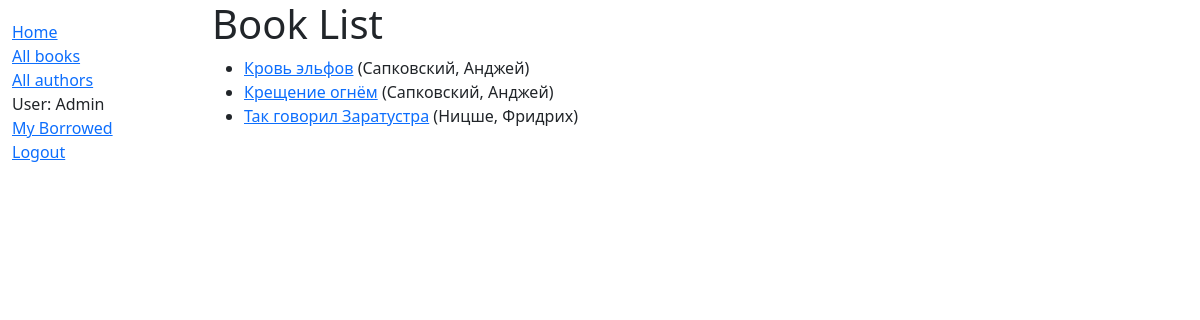
Page /catalog/books/ (signed in) on the committed database.
### catalog/models.py (models this page shows, shortened)
class Book(models.Model):
    title = models.CharField(max_length=200)
    """ В поле автор мы используем от одного к множеству(foreign key) """
    author = models.ForeignKey('Author', on_delete=models.SET_NULL, null=True)
    summary = models.CharField(max_length=1000, help_text='Аннотация к книги')
    isbn = models.CharField('ISBN', max_length=13, help_text='13 Character <a href="https://www.isbn-international.org/content/what-isbn">ISBN number</a>')
    genre = models.ManyToManyField('Genre', help_text='Выберете жанр книги')
    def get_absolute_url(self):
        return reverse('book-detail', args=[str(self.id)])
    def display_genre(self):
        """
        Creates a string for the Genre. This is required to display genre in Admin.
        """
        return ', '.join([ genre.name for genre in self.genre.all()[:3] ])
    display_genre.short_description = 'Genre'

class Author(models.Model):
    first_name = models.CharField(max_length=100)
    last_name = models.CharField(max_length=100)
    date_of_birth = models.DateField(null=True, blank=True)
    date_of_death = models.DateField('Died', null=True, blank=True)
    def __str__(self):
        return '%s, %s' % (self.last_name, self.first_name)

### catalog/views.py (the view)
class BookListView(generic.ListView):
    model = Book
    paginate_by = 10

### catalog/templates/catalog/book_list.html
{% extends "base_generic.html" %}
{% block content %}
    <h1>Book List</h1>
    {% if book_list %}
    <ul>
      {% for book in book_list %}
      <li>
        <a href="{{ book.get_absolute_url }}">{{ book.title }}</a> ({{book.author}})
      </li>
      {% endfor %}
    </ul>
    {% else %}
      <p>There are no books in the library.</p>
    {% endif %}
{% endblock %}

### catalog/templates/base_generic.html (shortened to what this page needs)
<!DOCTYPE html>
<html lang="en">
<head>
  <link href="https://cdn.jsdelivr.net/npm/bootstrap@5.1.1/dist/css/bootstrap.min.css" rel="stylesheet">
  {% load static %}
  <link rel="stylesheet" href="{% static '/css/style.css' %}">
</head>
<body>
  <div class="container-fluid">
    <div class="row">
      <div class="col-sm-2">
      {% block sidebar %}
      <ul class="sidebar-nav">
          <li><a href="{% url 'index' %}">Home</a></li>
          <li><a href="{% url 'books' %}">All books</a></li>
          <li><a href="{% url 'authors' %}">All authors</a></li>
          {% if user.is_authenticated %}
          <li>User: {{ user.get_username }}</li>
          <li><a href="{% url 'my-borrowed' %}">My Borrowed</a></li>
          <li><a href="{% url 'logout'%}?next={{request.path}}">Logout</a></li>
        {% else %}
          <li><a href="{% url 'login'%}?next={{request.path}}">Login</a></li>
        {% endif %}
      </ul>
     {% endblock %}
      </div>
      <div class="col-sm-10 ">
        {% block content %}{% endblock %}
      </div>
    </div>
  </div>
</body>
</html>

### catalog/static/css/style.css (style rules this page uses)
.sidebar-nav { margin-top: 20px; padding: 0; list-style: none; }

### rows in the picture
Book: title "Кровь эльфов", author "Сапковский, Анджей"
Book: title "Крещение огнём", author "Сапковский, Анджей"
Book: title "Так говорил Заратустра", author "Ницше, Фридрих"

### other values in the picture
{{ user.get_username }} "Admin"
